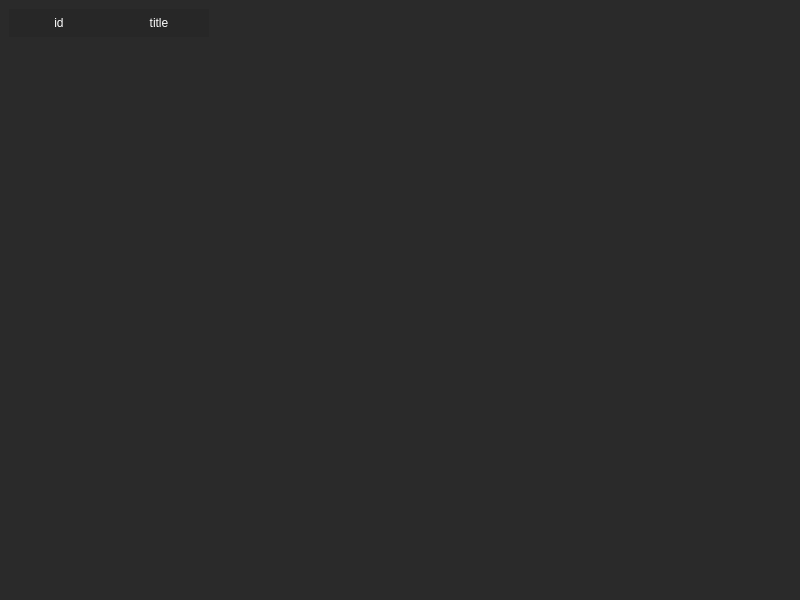
<?xml version="1.0" encoding="UTF-8"?>
<ui version="4.0">
 <class>MainWindow</class>
 <widget class="QMainWindow" name="MainWindow">
  <property name="geometry">
   <rect>
    <x>0</x>
    <y>0</y>
    <width>800</width>
    <height>600</height>
   </rect>
  </property>
  <property name="windowTitle">
   <string>MainWindow</string>
  </property>
  <property name="styleSheet">
   <string notr="true">background-color: rgb(42, 42, 42);</string>
  </property>
  <widget class="QWidget" name="centralwidget">
   <layout class="QHBoxLayout" name="horizontalLayout">
    <item>
     <widget class="QTableWidget" name="tableWidget">
      <property name="styleSheet">
       <string notr="true">QTableWidget {
        color: #ffffff;
        border-radius: 10px;
    }

QHeaderView::section {
    background-color: rgb(39, 39, 39);
	color: #ffffff;
    border: none;
    height: 28px;
}

QTableCornerButton::section {
	background-color: rgb(66, 66, 66);
}

QTableWidget::item {
	border: 0px; 
	padding: 5px; 
	color: #ffffff;
    margin-top: 5px;          
    border-radius: 9px;
    padding-left: 5px;
}

/* VERTICAL SCROLLBAR */
 QScrollBar:vertical {
	border: none;
    background: transparent;
    width: 8px;
    margin: 15px 0 15px 2px;
	border-radius: 0px;
    margin-right: 4px;
 }

/*  HANDLE BAR VERTICAL */
QScrollBar::handle:vertical {	
	background-color: rgb(158, 158, 158);
	min-height: 30px;
	border-radius: 1px;
}
QScrollBar::handle:vertical:hover{	
	background-color: rgb(158, 158, 158);
}
QScrollBar::handle:vertical:pressed {	
	background-color: rgb(66, 66, 66);
}

/* BTN TOP - SCROLLBAR */
QScrollBar::sub-line:vertical {
	border: none;
	background-color: transparent;
	height: 15px;
	border-top-left-radius: 7px;
	border-top-right-radius: 7px;
	subcontrol-position: top;
	subcontrol-origin: margin;
}
QScrollBar::sub-line:vertical:hover {	
	background-color: rgb(255, 0, 127);
}
QScrollBar::sub-line:vertical:pressed {	
	background-color: rgb(185, 0, 92);
}

/* BTN BOTTOM - SCROLLBAR */
QScrollBar::add-line:vertical {
	border: none;
	background-color: transparent;
	height: 15px;
	border-bottom-left-radius: 7px;
	border-bottom-right-radius: 7px;
	subcontrol-position: bottom;
	subcontrol-origin: margin;
}
QScrollBar::add-line:vertical:hover {	
	background-color: rgb(255, 0, 127);
}
QScrollBar::add-line:vertical:pressed {	
	background-color: rgb(185, 0, 92);
}

/* RESET ARROW */
QScrollBar::up-arrow:vertical, QScrollBar::down-arrow:vertical {
	background: none;
}
QScrollBar::add-page:vertical, QScrollBar::sub-page:vertical {
	background: none;
}



/* HORIZONTAL SCROLLBAR - HOMEWORK */
QScrollBar:horizontal {
   	border: none;
	background-color: transparent;
	height: 3px;
	border-top-left-radius: 7px;
	border-top-right-radius: 7px;
	subcontrol-position: top;
	subcontrol-origin: margin;
}
QScrollBar::handle:horizontal {
    	background-color: rgb(158, 158, 158);
	min-height: 30px;
	border-radius: 1px;
}
QScrollBar::add-line:horizontal {
    
}
QScrollBar::sub-line:horizontal {
    
}
QScrollBar::up-arrow:horizontal, QScrollBar::down-arrow:horizontal
{

}
QScrollBar::add-page:horizontal, QScrollBar::sub-page:horizontal
{
}</string>
      </property>
      <attribute name="verticalHeaderVisible">
       <bool>false</bool>
      </attribute>
      <column>
       <property name="text">
        <string>id</string>
       </property>
      </column>
      <column>
       <property name="text">
        <string>title</string>
       </property>
      </column>
     </widget>
    </item>
   </layout>
  </widget>
 </widget>
 <resources/>
 <connections/>
</ui>
